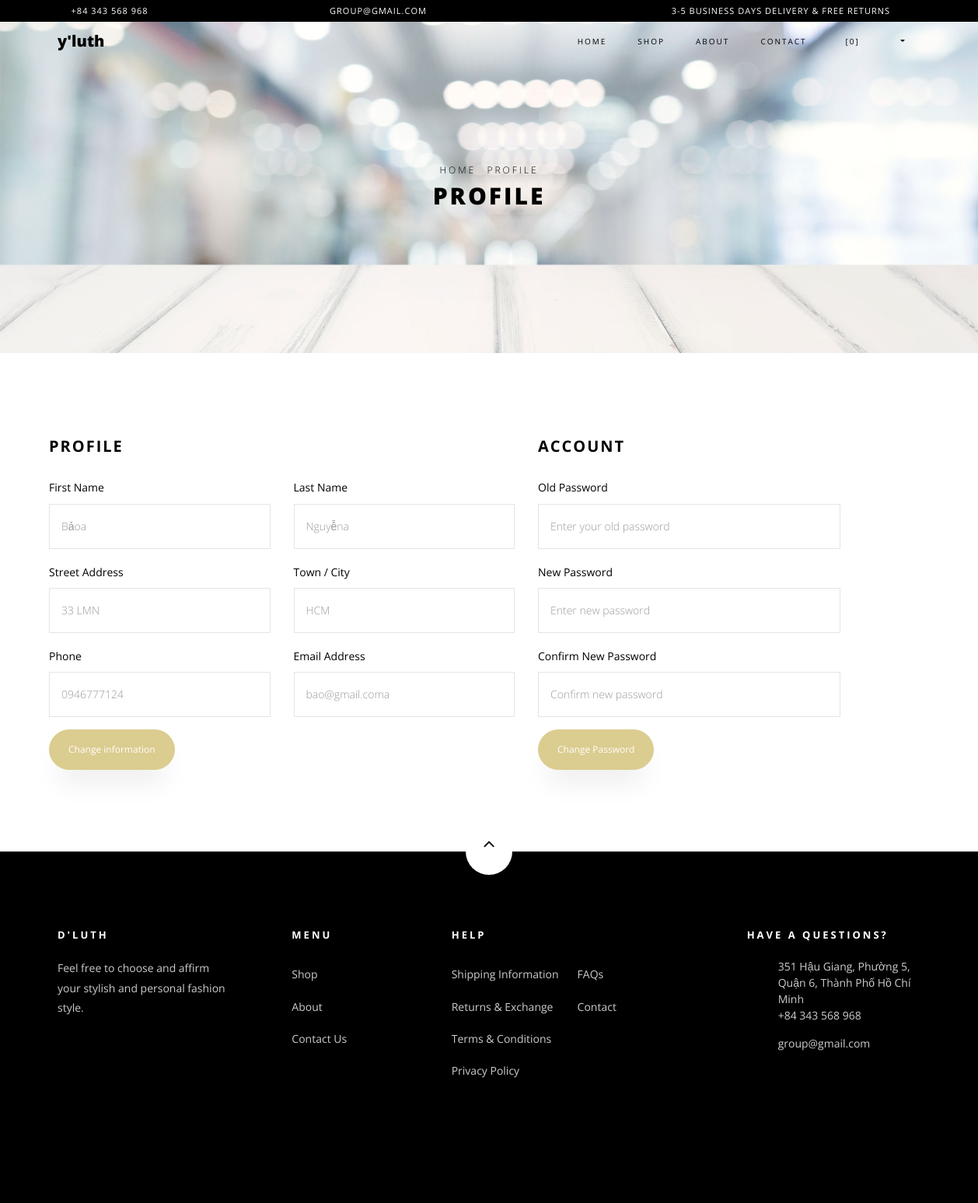
Page /User/profile (signed in) on the committed database.
### tables this page shows
CREATE TABLE `tbl_customer` (
  `cus_id` int(2) NOT NULL,
  `user_id` int(2) DEFAULT NULL,
  `firstname` varchar(10) NOT NULL,
  `lastname` varchar(20) NOT NULL,
  `birthday` date NOT NULL,
  `phone` varchar(10) NOT NULL,
  `address` varchar(50) NOT NULL,
  `city` varchar(50) NOT NULL,
  `status` bit(1) NOT NULL
);

CREATE TABLE `tbl_user` (
  `user_id` int(2) NOT NULL,
  `email` varchar(50) NOT NULL,
  `password` varchar(128) NOT NULL,
  `user_type` bit(1) NOT NULL,
  `status` bit(1) NOT NULL
);

### modules/Controller.php (called while the page is built, shortened)
<?php
class Controller
{
    public function view($view, $data = [])
    {
        require_once './views/' . $view . '.php';
    }
}

### modules/App.php (called while the page is built, shortened)
<?php
class App{
    protected $action = 'index';
    public function __construct()
    {
        $url = $this->urlProcess();
        if(isset($url[0])){
            unset($url[0]);
        }
        $this->controller = new $this->controller;
        if(isset($url[1])){
            if(method_exists($this->controller, $url[1])){
                $this->action = $url[1];
            }
            unset($url[1]);
        }
        $this->params = $url ? array_values($url) : [];
        call_user_func_array([$this->controller,$this->action], $this->params);
    }
    public function urlProcess(){
        if(isset($_GET['url'])){
            $url = rtrim($_GET['url'],'/');
            $filter = filter_var($url);
            return explode('/',$filter);
        }
    }
}
?>

### modules/requires.php (called while the page is built, shortened)
<?php
require_once './modules/App.php';
require_once './modules/Controller.php';
$init = new App();

### index.php (called while the page is built, shortened)
<?php
    require_once "./modules/requires.php";
?>

### modules/db_module.php (called while the page is built, shortened)
<?php
function chayTruyVanTraVeDL($link, $q)
{
    $result = mysqli_query($link, $q);
    $data = null;
    if ($result->num_rows > 0) {
        while ($row = $result->fetch_assoc()) {
            $data[] = $row;
        }
        return $data;
    }
}

### models/CustomerModel.php (called while the page is built, shortened)
<?php
class CustomerModel
{
    public function getCustomerByUserId($user_id)
    {
        $link = null;
        $result = chayTruyVanTraVeDL($link, "SELECT * FROM tbl_customer JOIN tbl_user ON tbl_customer.user_id = tbl_user.user_id WHERE tbl_customer.user_id = '$user_id' AND tbl_customer.status = b'1'");
        $data = $result;
        return $data;
    }
}

### views/profile.php (the view, shortened to what this page needs)
<!DOCTYPE html>
<html lang="en">
<?php
require_once APPROOT . '/views/includes/head.php';
?>
<body class="goto-here">
    <?php
    require_once APPROOT . '/views/includes/head_nav.php';
    require_once APPROOT . '/views/includes/nav_all.php';
    ?>
    <div class="hero-wrap hero-bread" style="background-image: url('<?= IMAGE ?>/bg_6.jpg');">
        <div class="container">
            <div class="row no-gutters slider-text align-items-center justify-content-center">
                <div class="col-md-9 ftco-animate text-center">
                    <p class="breadcrumbs"><span class="mr-2"><a href="<?= URLROOT ?>/Home">Home</a></span>
                        <span>Profile</span>
                    </p>
                    <h1 class="mb-0 bread">Profile</h1>
                </div>
            </div>
        </div>
    </div>
    <section class="ftco-section">
        <div class="container-fluid ml-5">
            <?php if (!empty($data['cus'])) :
                foreach ($data['cus'] as $cus) : extract($cus); ?>
                    <div class="row justify-content-center">
                        <div class="col-12 col-md-6">
                            <form id="profile-box" class="billing-form">
                                <h3 class="mb-4 billing-heading">Profile</h3>
                                <div class="row align-items-end">
                                    <div class="col-md-6">
                                        <div class="form-group">
                                            <label for="firstname">First Name</label>
                                            <input type="text" name="firstNameInput" class="form-control" placeholder="" value="<?= $firstname ?>">
                                        </div>
                                    </div>
                                    <div class="col-md-6">
                                        <div class="form-group">
                                            <label for="lastname">Last Name</label>
                                            <input type="text" name="lastNameInput" class="form-control text-black-50" placeholder="" value="<?= $lastname ?>">
                                        </div>
                                    </div>
                                    <div class="col-md-6">
                                        <div class="form-group">
                                            <label for="streetaddress">Street Address</label>
                                            <input type="text" name="addressInput" class="form-control" placeholder="House number and street name" value="<?= $address ?>">
                                        </div>
                                    </div>
                                    <div class="col-md-6">
                                        <div class="form-group">
                                            <label for="towncity">Town / City</label>
                                            <input type="text" name="cityInput" class="form-control" placeholder="" value="<?= $city ?>">
                                        </div>
                                    </div>
                                    <div class="col-md-6">
                                        <div class="form-group">
                                            <label for="phone">Phone</label>
                                            <input type="text" name="phoneInput" class="form-control" placeholder="" value="<?= $phone ?>">
                                        </div>
                                    </div>
                                    <div class="col-md-6">
                                        <div class="form-group">
                                            <label for="emailaddress">Email Address</label>
                                            <input type="text" name="emailInput" class="form-control" placeholder="" value="<?= $email ?>">
                                        </div>
                                    </div>
                                </div>
                                <button class="btn btn-submit" name="editProfile" type="submit">Change information</button>
                            </form>
                        </div>
                        <div class="col-12 col-md-6">
                            <form id="account-box" class="billing-form">
                                <h3 class="mb-4 billing-heading">Account</h3>
                                <div class="row align-items-end">
                                    <div class="col-md-8">
                                        <div class="form-group">
                                            <label for="oldpassword">Old Password</label>
                                            <input type="password" name="oldPasswordInput" class="form-control" placeholder="Enter your old password" required>
                                        </div>
                                    </div>
                                    <div class="col-md-8">
                                        <div class="form-group">
                                            <label for="newpassword">New Password</label>
                                            <input type="password" name="passwordInput1" class="form-control" placeholder="Enter new password" required>
                                        </div>
                                    </div>
                                    <div class="col-md-8">
                                        <div class="form-group">
                                            <label for="confirmpassword">Confirm New Password</label>
                                            <input type="password" name="passwordInput2" class="form-control" placeholder="Confirm new password" required>
                                        </div>
                                    </div>
                                </div>
                                <button class="btn btn-submit" name="editAccount" type="submit">Change Password</button>
                            </form>
                        </div>
                    </div>
            <?php endforeach;
            endif; ?>
        </div>
    </section>
    <?php
    require_once APPROOT . '/views/includes/footer.php';
    ?>
</body>
</html>

### public/css/button.css (style rules this page uses)
.btn-submit { color: #ffffff; background-color: #dbcc8f; padding: 16px 24px; border-color: #dbcc8f; }

### public/css/invoice.css (style rules this page uses)
h3 { font-size: 20px; }

### rows in the picture
tbl_customer: firstNameInput "Bảoa", lastNameInput "Nguyễna", addressInput "33 LMN", cityInput "HCM", phoneInput "0946777124", emailInput "bao@gmail.coma"
